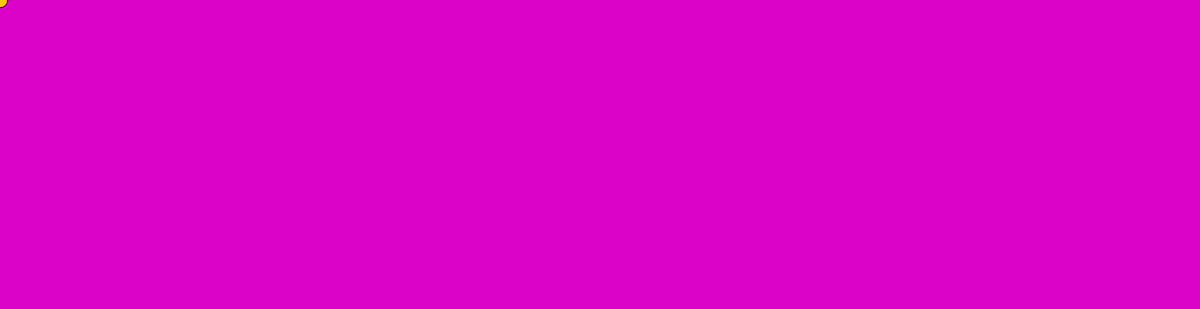
Frame 1 (no input)
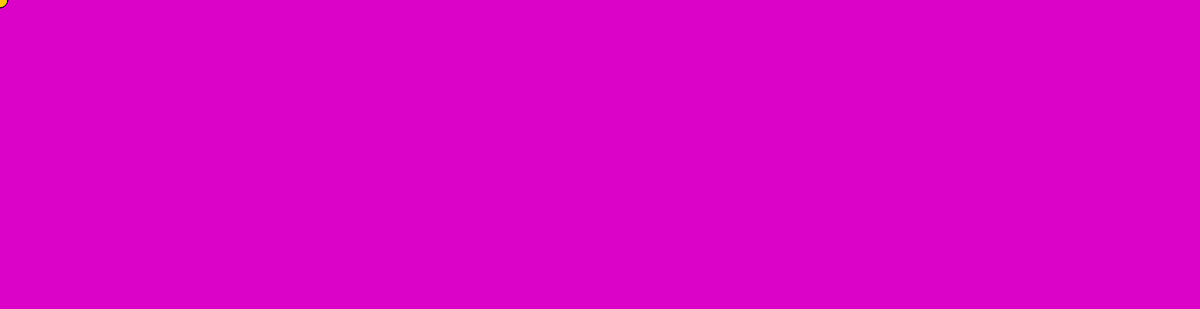
Frame 60 (no input)
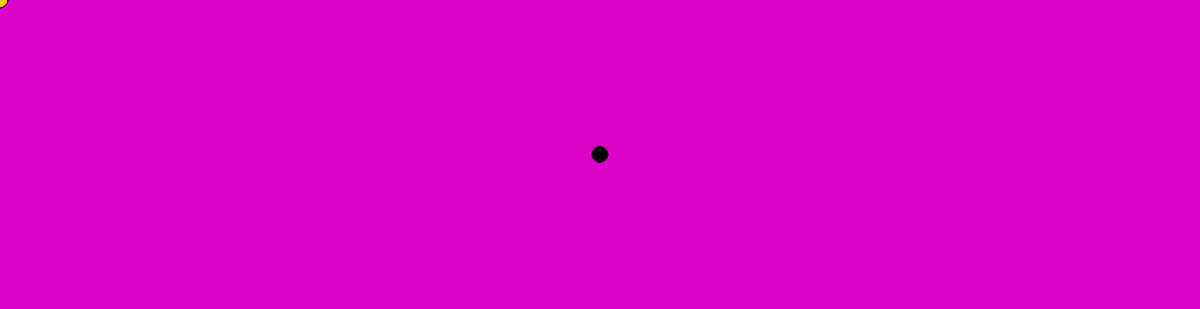
Frame 120 (the mouse pressed at the canvas centre since frame 60)

The p5.js sketch that drew these frames (run headless with seeded random() and noise() and a simulated clock; from frame 60 on, the mouse is pressed at the canvas centre):

// p5.js sketch
// ── sketch.js
function setup() {
    let canvas = createCanvas(1550, 400);

    background(220, 3, 200);
}

function draw() {
    if (mouseIsPressed) {
        fill(0);
        ellipse(mouseX, mouseY, 20, 20);
    } else {
        fill(255, 200, 0);
        ellipse(mouseX, mouseY, 20, 20);
    }
}

// ── style.css
html, body {
  margin: 0;
  padding: 0;
}
canvas {
  display: block;
}
.gallery img {
max-width: 100%; 
  border-radius: 15px;
  width: 200px;
  margin: 10px;
  transition: transform 0.2s;
}
.gallery img:hover {
  transform: scale(1.1);
} 
